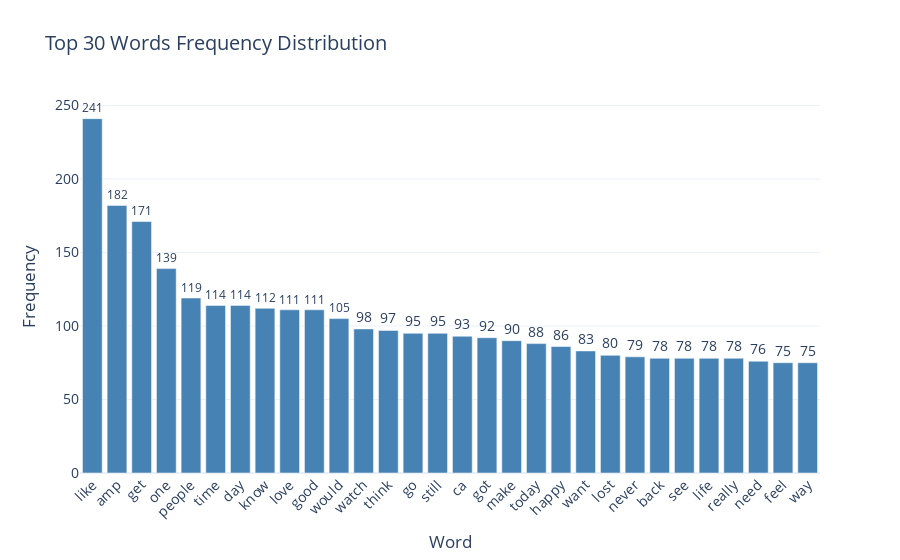
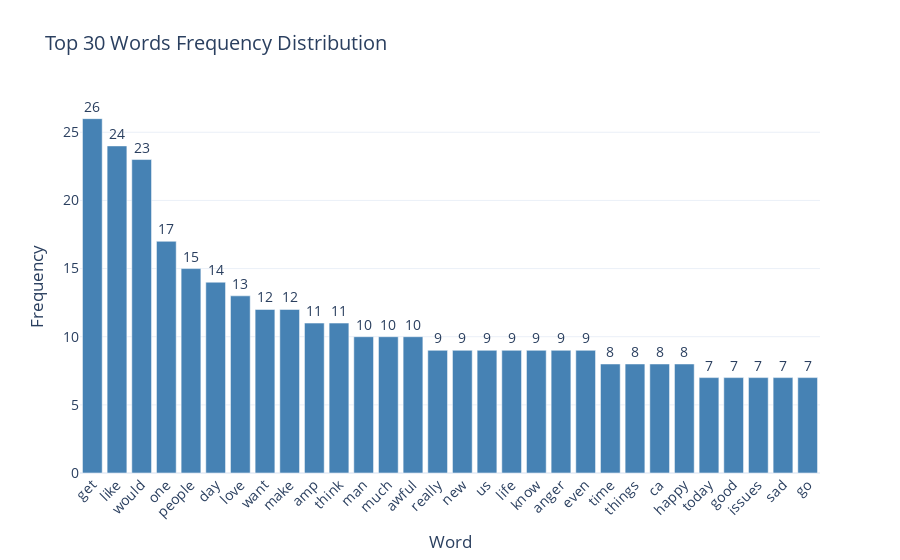

The notebook cell these images were saved under, in order:
### Code cell
# Answer here
import pandas as pd
import nltk
from nltk.corpus import stopwords
from nltk.tokenize import word_tokenize
from collections import Counter
import matplotlib.pyplot as plt
import plotly.graph_objects as go
import plotly.express as px

def calculate_word_frequencies(df):
    # 取出所有文字並移除空值
    texts = df["text"].dropna().astype(str).tolist()
    # 全部轉小寫
    all_text = " ".join(texts).lower()
    # 斷詞
    tokens = word_tokenize(all_text)
    # 移除停用詞和非字母字元
    stop_words = set(stopwords.words('english'))
    filtered_words = [w for w in tokens if w.isalpha() and w not in stop_words and len(w) > 1]
    # 計算詞頻
    word_counts = Counter(filtered_words)
    top_words = word_counts.most_common(30)
    freq_df30 = pd.DataFrame(top_words, columns=["word", "frequency"])

    return freq_df30

def draw_plot(freq_df30):
    # 畫long-tail 分布圖
    fig = px.bar(
        freq_df30,
        x="word",
        y="frequency",
        text = "frequency",
        title="Top 30 Words Frequency Distribution",
        labels={"word": "Word", "frequency": "Frequency"},
    )

    fig.update_traces(marker_color="steelblue", textposition="outside")
    fig.update_layout(
        xaxis_tickangle=-45,
        template="plotly_white",
        font=dict(size=14)
    )

    fig.show()

# 主程式
# training data
print("Training Data Word Frequency Distribution")
train_freq_df30 = calculate_word_frequencies(train_df)
draw_plot(train_freq_df30)
# testing data
print("Testing Data Word Frequency Distribution")
test_freq_df30 = calculate_word_frequencies(test_df)
draw_plot(test_freq_df30)

### Figure 1 — Plotly figure (JSON) as saved in the notebook; plotly's stock layout.template omitted (floating-point values rounded to 4 significant figures)
{"data": [{"hovertemplate": "Word=%{x}<br>Frequency=%{text}<extra></extra>", "legendgroup": "", "marker": {"color": "steelblue", "pattern": {"shape": ""}}, "name": "", "orientation": "v", "showlegend": false, "text": [241.0, 182.0, 171.0, 139.0, 119.0, 114.0, 114.0, 112.0, 111.0, 111.0, 105.0, 98.0, 97.0, 95.0, 95.0, 93.0, 92.0, 90.0, 88.0, 86.0, 83.0, 80.0, 79.0, 78.0, 78.0, 78.0, 78.0, 76.0, 75.0, 75.0], "textposition": "outside", "type": "bar", "x": ["like", "amp", "get", "one", "people", "time", "day", "know", "love", "good", "would", "watch", "think", "go", "still", "ca", "got", "make", "today", "happy", "want", "lost", "never", "back", "see", "life", "really", "need", "feel", "way"], "xaxis": "x", "y": [241, 182, 171, 139, 119, 114, 114, 112, 111, 111, 105, 98, 97, 95, 95, 93, 92, 90, 88, 86, 83, 80, 79, 78, 78, 78, 78, 76, 75, 75], "yaxis": "y"}], "layout": {"barmode": "relative", "font": {"size": 14}, "legend": {"tracegroupgap": 0}, "title": {"text": "Top 30 Words Frequency Distribution"}, "xaxis": {"anchor": "y", "domain": [0, 1], "tickangle": -45, "title": {"text": "Word"}}, "yaxis": {"anchor": "x", "domain": [0, 1], "title": {"text": "Frequency"}}}}

### Figure 2 — Plotly figure (JSON) as saved in the notebook; plotly's stock layout.template omitted (floating-point values rounded to 4 significant figures)
{"data": [{"hovertemplate": "Word=%{x}<br>Frequency=%{text}<extra></extra>", "legendgroup": "", "marker": {"color": "steelblue", "pattern": {"shape": ""}}, "name": "", "orientation": "v", "showlegend": false, "text": [26.0, 24.0, 23.0, 17.0, 15.0, 14.0, 13.0, 12.0, 12.0, 11.0, 11.0, 10.0, 10.0, 10.0, 9.0, 9.0, 9.0, 9.0, 9.0, 9.0, 9.0, 8.0, 8.0, 8.0, 8.0, 7.0, 7.0, 7.0, 7.0, 7.0], "textposition": "outside", "type": "bar", "x": ["get", "like", "would", "one", "people", "day", "love", "want", "make", "amp", "think", "man", "much", "awful", "really", "new", "us", "life", "know", "anger", "even", "time", "things", "ca", "happy", "today", "good", "issues", "sad", "go"], "xaxis": "x", "y": [26, 24, 23, 17, 15, 14, 13, 12, 12, 11, 11, 10, 10, 10, 9, 9, 9, 9, 9, 9, 9, 8, 8, 8, 8, 7, 7, 7, 7, 7], "yaxis": "y"}], "layout": {"barmode": "relative", "font": {"size": 14}, "legend": {"tracegroupgap": 0}, "title": {"text": "Top 30 Words Frequency Distribution"}, "xaxis": {"anchor": "y", "domain": [0, 1], "tickangle": -45, "title": {"text": "Word"}}, "yaxis": {"anchor": "x", "domain": [0, 1], "title": {"text": "Frequency"}}}}
